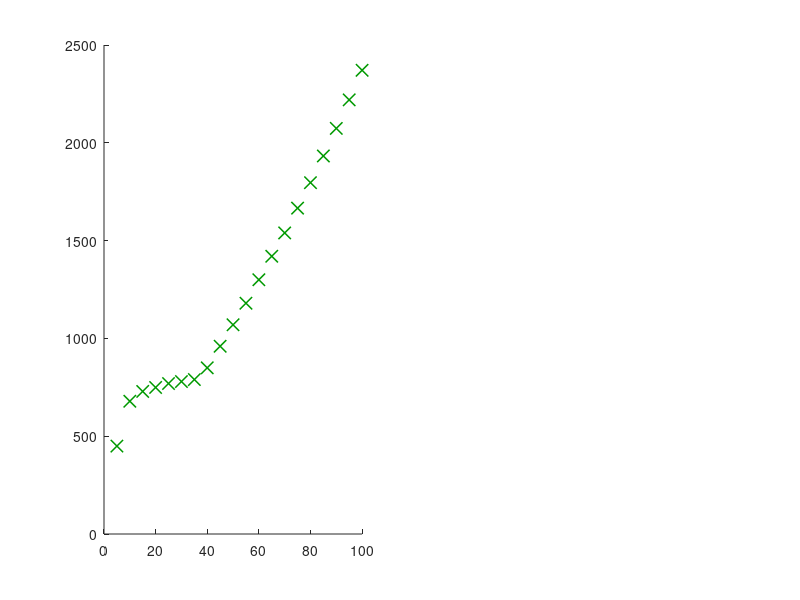

Recreate this plot in MATLAB. (Note: this script raises an error after producing the figure.)
function plot_initialwidth_c
% Function plot_initialwidth plots critical initial width values (computed from functin CriticalInitialWidth) vs different
% parameters.
%
% Last Update: 7/24/2017
%
%--------------------------------------------------------------------------------------------------
format compact
format longG
clear
clf

%------------------------------------------------
load co_data_1000yr; a = dat(:,1)*1000; b = dat(:,2); dtf = dat(:,3); dm = dat(:,4); eqdtf = dat(:,5); eqdm = dat(:,6); conv = dat(:,7);
load co_data_SS_opt; b2 = dat(:,2); dtf2 = dat(:,3); dm2 = dat(:,4);
subplot(1,2,1)
hold on
scatter(a,b2,80,[0, 153, 0]/255,'x','LineWidth',1.1)
gscatter(a,b,conv,'kk',[],[],'off')
xlabel('Ocean Concentration (mg/l)')
ylabel('Tidal Flat Width (m)') 
legend('Steady State (SS)','Time Marching (TM)','location','northwest')
box on

subplot(1,2,2)
hold on
% gscatter(a,dtf,eqdtf,'rk',[],[],'off')
% gscatter(a,dm,eqdm,'rk',[],[],'off')
scatter(a,dtf,20,[77, 148, 255]/255,'o','filled')
scatter(a,dtf2,90,[77, 148, 255]/255,'x','LineWidth',1.1)
scatter(a,dm,20,[.8 .1 0],'o','filled')
scatter(a,dm2,90,[.8 .1 0],'+','LineWidth',1.1)
plot([0,105],[.7,.7],'--k', 'LineWidth',.3)
text(90,.73,'MSL')
legend('Tidal Flat - SS','Tidal Flat - TM','Marsh - SS','Marsh - TM','location','best')
xlim([0,105])
xlabel('Ocean Concentration (mg/l)')
ylabel('Depth (m)') 
box on

%------------------------------------------------
set(findobj('type','axes'),'fontsize',10)
h_fig=gcf;
set(h_fig,'PaperOrientation','portrait')
set(h_fig,'PaperPosition', [0 0 12 5]) % [... ... max_width=7.5 max_height=9]
tit='equilibrium solutions-1kyr';
print(tit,'-dtiff','-r400')
movefile([tit,'.tif'],'C:\Users\fy23\Fateme\Projects\Marsh Model\Results\20 - Unstable Equlibrium Results through Optimization of Steady State')
close all